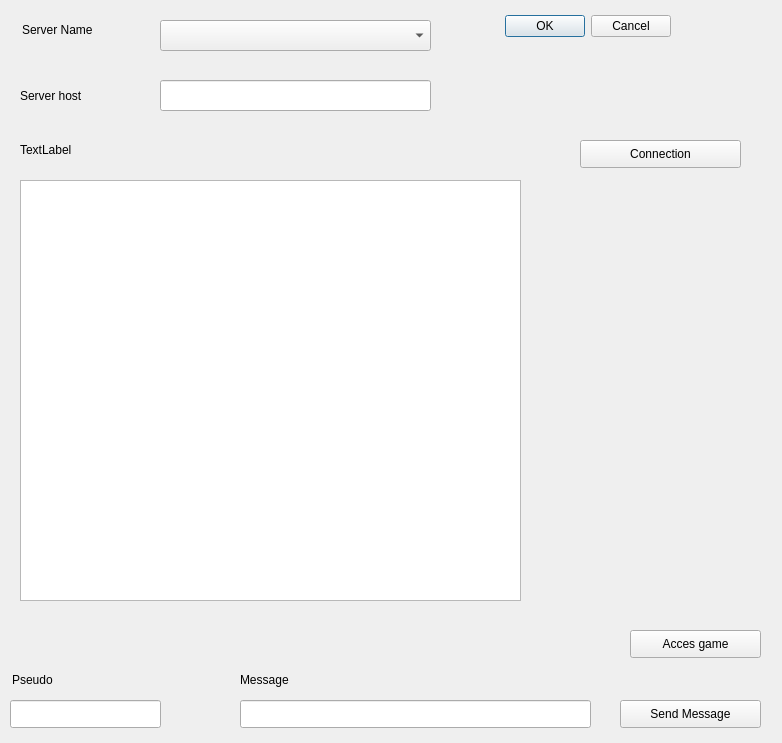
<?xml version="1.0" encoding="UTF-8"?>
<ui version="4.0">
 <class>dialog</class>
 <widget class="QDialog" name="dialog">
  <property name="geometry">
   <rect>
    <x>0</x>
    <y>0</y>
    <width>782</width>
    <height>743</height>
   </rect>
  </property>
  <property name="windowTitle">
   <string>Dialog</string>
  </property>
  <widget class="QDialogButtonBox" name="buttonBox">
   <property name="geometry">
    <rect>
     <x>480</x>
     <y>10</y>
     <width>191</width>
     <height>32</height>
    </rect>
   </property>
   <property name="orientation">
    <enum>Qt::Horizontal</enum>
   </property>
   <property name="standardButtons">
    <set>QDialogButtonBox::Cancel|QDialogButtonBox::Ok</set>
   </property>
  </widget>
  <widget class="QComboBox" name="hostCombo">
   <property name="geometry">
    <rect>
     <x>160</x>
     <y>20</y>
     <width>271</width>
     <height>31</height>
    </rect>
   </property>
  </widget>
  <widget class="QLabel" name="label">
   <property name="geometry">
    <rect>
     <x>22</x>
     <y>20</y>
     <width>91</width>
     <height>20</height>
    </rect>
   </property>
   <property name="text">
    <string>Server Name</string>
   </property>
  </widget>
  <widget class="QLabel" name="label_2">
   <property name="geometry">
    <rect>
     <x>20</x>
     <y>80</y>
     <width>111</width>
     <height>31</height>
    </rect>
   </property>
   <property name="text">
    <string>Server host</string>
   </property>
  </widget>
  <widget class="QLineEdit" name="portLineEdit">
   <property name="geometry">
    <rect>
     <x>160</x>
     <y>80</y>
     <width>271</width>
     <height>31</height>
    </rect>
   </property>
  </widget>
  <widget class="QLabel" name="statusLabel">
   <property name="geometry">
    <rect>
     <x>20</x>
     <y>140</y>
     <width>621</width>
     <height>20</height>
    </rect>
   </property>
   <property name="text">
    <string>TextLabel</string>
   </property>
  </widget>
  <widget class="QPushButton" name="getFortuneButton">
   <property name="geometry">
    <rect>
     <x>580</x>
     <y>140</y>
     <width>161</width>
     <height>28</height>
    </rect>
   </property>
   <property name="text">
    <string>Connection</string>
   </property>
  </widget>
  <widget class="QLineEdit" name="message">
   <property name="geometry">
    <rect>
     <x>240</x>
     <y>700</y>
     <width>351</width>
     <height>28</height>
    </rect>
   </property>
  </widget>
  <widget class="QLineEdit" name="pseudo">
   <property name="geometry">
    <rect>
     <x>10</x>
     <y>700</y>
     <width>151</width>
     <height>28</height>
    </rect>
   </property>
  </widget>
  <widget class="QPushButton" name="boutonEnvoyer">
   <property name="geometry">
    <rect>
     <x>620</x>
     <y>700</y>
     <width>141</width>
     <height>28</height>
    </rect>
   </property>
   <property name="text">
    <string>Send Message</string>
   </property>
  </widget>
  <widget class="QTextEdit" name="listeMessages">
   <property name="geometry">
    <rect>
     <x>20</x>
     <y>180</y>
     <width>501</width>
     <height>421</height>
    </rect>
   </property>
  </widget>
  <widget class="QLabel" name="label_3">
   <property name="geometry">
    <rect>
     <x>12</x>
     <y>670</y>
     <width>91</width>
     <height>20</height>
    </rect>
   </property>
   <property name="text">
    <string>Pseudo</string>
   </property>
  </widget>
  <widget class="QLabel" name="label_4">
   <property name="geometry">
    <rect>
     <x>240</x>
     <y>670</y>
     <width>91</width>
     <height>20</height>
    </rect>
   </property>
   <property name="text">
    <string>Message</string>
   </property>
  </widget>
  <widget class="QPushButton" name="buttonGame">
   <property name="geometry">
    <rect>
     <x>630</x>
     <y>630</y>
     <width>131</width>
     <height>28</height>
    </rect>
   </property>
   <property name="text">
    <string>Acces game</string>
   </property>
  </widget>
 </widget>
 <resources/>
 <connections>
  <connection>
   <sender>buttonBox</sender>
   <signal>accepted()</signal>
   <receiver>dialog</receiver>
   <slot>accept()</slot>
   <hints>
    <hint type="sourcelabel">
     <x>670</x>
     <y>514</y>
    </hint>
    <hint type="destinationlabel">
     <x>157</x>
     <y>274</y>
    </hint>
   </hints>
  </connection>
  <connection>
   <sender>buttonBox</sender>
   <signal>rejected()</signal>
   <receiver>dialog</receiver>
   <slot>reject()</slot>
   <hints>
    <hint type="sourcelabel">
     <x>670</x>
     <y>520</y>
    </hint>
    <hint type="destinationlabel">
     <x>286</x>
     <y>274</y>
    </hint>
   </hints>
  </connection>
 </connections>
</ui>
